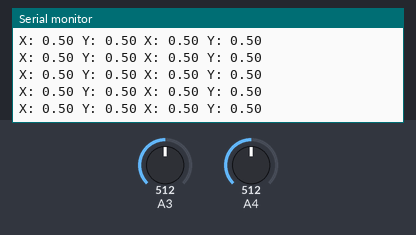
Simulated run of this sketch. Board: Arduino Uno, built with avr-gcc and run on an emulated ATmega328P. On the bench: the last lines printed to the serial monitor. The test bench sets the inputs (shaded band); at power-on: A3 = 512, A4 = 512.

Above: at 0.8 s.
0.9 s: A3 set to 716
At 0.92 s:
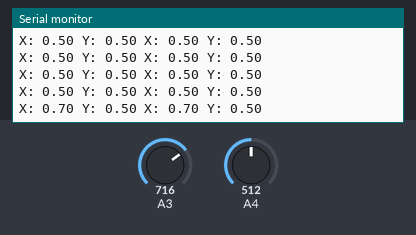
3.9 s: A4 set to 716
At 3.98 s:
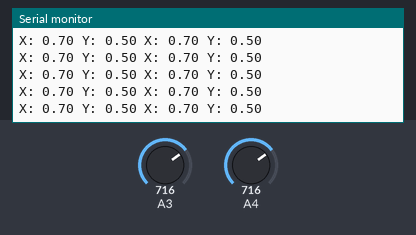
5.4 s: A3 set to 900
At 5.41 s:
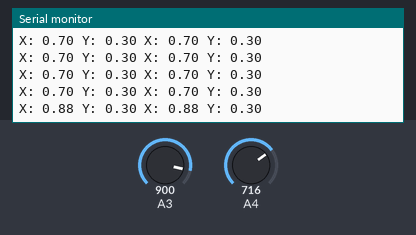
6.9 s: A4 set to 900
At 6.94 s:
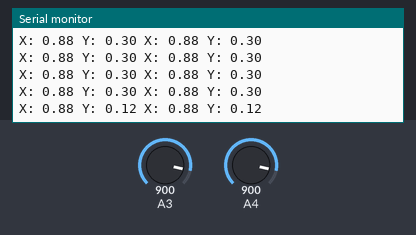
Timing chart, 0 to 9.9 s (numbered marks = the images above; inputs shaded):
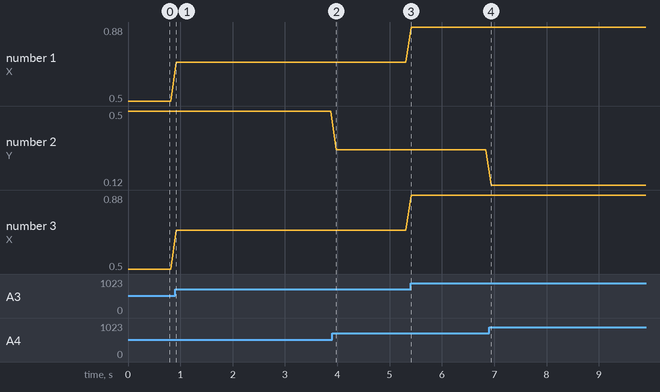

The sketch:

Joystick.ino
```cpp
#include <Wire.h>
#include <SPI.h>

#include <Gadgeteering.h>

#include <Mainboards/FEZMedusaShield3D.h>
#include <Modules/Joystick.h>

using namespace gadgeteering;
using namespace gadgeteering::mainboards;
using namespace gadgeteering::modules;

void loop()
{

}

void setup()
{
	Serial.begin(9600);

	fez_medusa_shield_3d board;
	joystick joy(1);

	while(true)
	{
		Serial.print("X: "); Serial.print(joy.get_x()); Serial.print(" Y: "); Serial.print(joy.get_y());

		double x = 0, y = 0;
		joy.get_xy(x,y);

		Serial.print(" X: "); Serial.print(x); Serial.print(" Y: "); Serial.print(y); Serial.println("");

		system::sleep(100);
	}

	return;
}
```

Measured:
- after the input at 0.9 s, the serial monitor: prints a new line at once (image 1)
- after the input at 5.4 s, the serial monitor: prints a new line at once (image 3)
- after the input at 6.9 s, the serial monitor: prints a new line at once (image 4)
- plotted number 1: 0.5 → 0.7 after the input at 0.9 s, 0.7 → 0.88 after the input at 5.4 s
- plotted number 2: 0.5 → 0.3 after the input at 3.9 s, 0.3 → 0.12 after the input at 6.9 s
- plotted number 3: 0.5 → 0.7 after the input at 0.9 s, 0.7 → 0.88 after the input at 5.4 s
